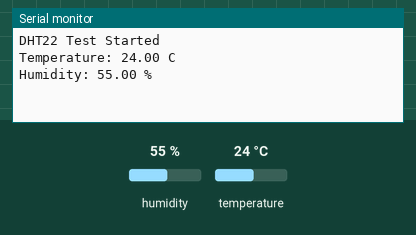
Simulated run of this sketch. Board: Arduino Uno, built with avr-gcc and run on an emulated ATmega328P. Parts: the last lines printed to the serial monitor. The inputs (shaded band) are chosen by the test bench; at power-on: humidity 55 %, temperature 24 °C.

Above: at 3.2 s.
3.3 s: humidity set to 22 %
At 5.6 s:
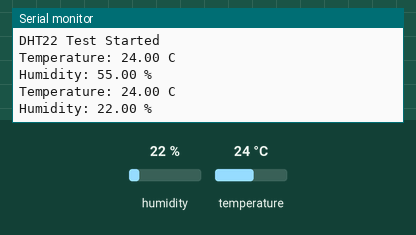
6.5 s: temperature set to 12 °C
At 7.7 s:
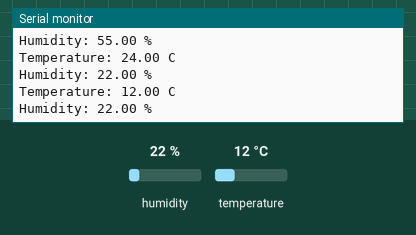
9.7 s: humidity set to 40 %
At 13.2 s:
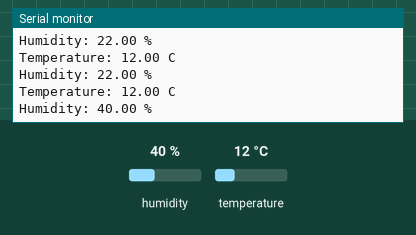
Timing chart, 0 to 14.7 s (numbered marks = the images above; inputs shaded):
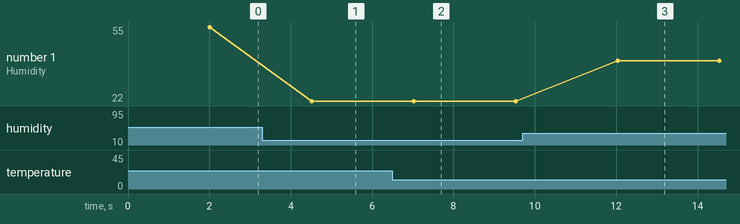

The sketch:

test.ino
```cpp
#include <DHT.h>

#define DHT_PIN 15
#define DHT_TYPE DHT22

DHT dht(DHT_PIN, DHT_TYPE);

void setup() {
  Serial.begin(115200);
  dht.begin();

  Serial.println("DHT22 Test Started");
  delay(2000);
}

void loop() {
  float h = dht.readHumidity();
  float t = dht.readTemperature();

  if (isnan(h) || isnan(t)) {
    Serial.println("Sensor reading failed!");
  } else {
    Serial.print("Temperature: ");
    Serial.print(t);
    Serial.println(" C");

    Serial.print("Humidity: ");
    Serial.print(h);
    Serial.println(" %");
  }

  delay(2500);
}
```

Measured:
- after the input at 3.3 s, the serial monitor: prints a new line after 1.2 s (image 1)
- after the input at 6.5 s, the serial monitor: prints a new line after 0.52 s (image 2)
- after the input at 9.7 s, the serial monitor: prints a new line after 2.3 s (image 3)
- plotted number 1: 55 → 22 after the input at 3.3 s, 22 → 40 after the input at 9.7 s
